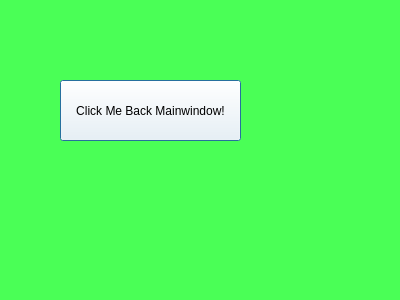
<?xml version="1.0" encoding="UTF-8"?>
<ui version="4.0">
 <class>Dialog</class>
 <widget class="QDialog" name="Dialog">
  <property name="geometry">
   <rect>
    <x>0</x>
    <y>0</y>
    <width>400</width>
    <height>300</height>
   </rect>
  </property>
  <property name="windowTitle">
   <string>Dialog</string>
  </property>
  <property name="styleSheet">
   <string notr="true">color: rgb(70, 255, 153);
background-color: rgb(74, 255, 86);</string>
  </property>
  <widget class="QPushButton" name="button">
   <property name="geometry">
    <rect>
     <x>60</x>
     <y>80</y>
     <width>181</width>
     <height>61</height>
    </rect>
   </property>
   <property name="styleSheet">
    <string notr="true">background-color: rgb(255, 255, 255);
color: rgb(0, 0, 0);</string>
   </property>
   <property name="text">
    <string>Click Me Back Mainwindow!</string>
   </property>
  </widget>
 </widget>
 <resources/>
 <connections/>
</ui>
